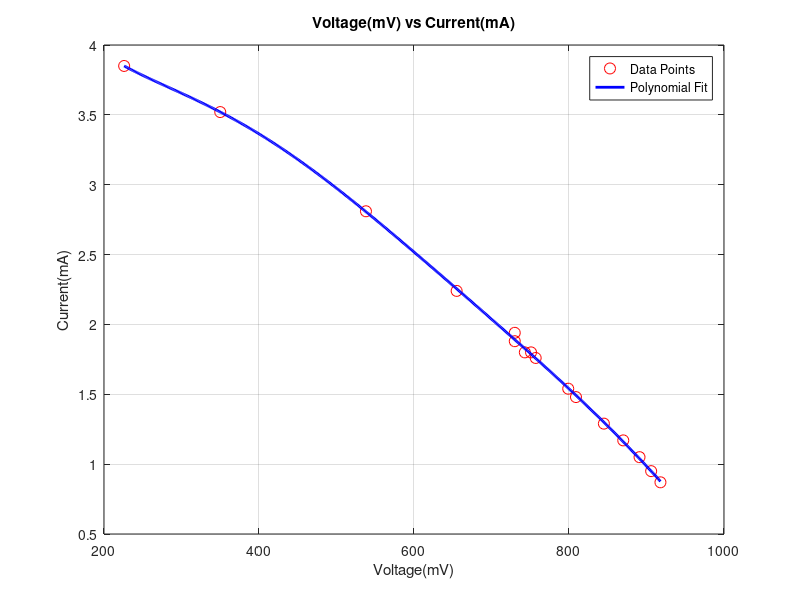

MATLAB code for this plot:
X = [0.226,0.35,0.538,0.655,0.730,0.743,0.751,0.730,0.757,0.799,0.809,0.845,0.870,0.891,0.906,0.918]; %Add all voltage(V) values
Y = [3.85,3.52,2.81,2.24,1.94,1.8,1.8,1.88,1.76,1.54,1.48,1.29,1.17,1.05,0.95,0.87]; %Add all current(mA) values
X = X.*1000;%change int mV

% Fit a 1st-degree polynomial (linear fit)
p1 = polyfit(X, Y, 6);

% Evaluate the polynomial at a fine grid
X_fine = linspace(min(X), max(X), 500);
Y_poly1 = polyval(p1, X_fine);

% Plot the original data points
figure;
plot(X, Y, 'ro', 'MarkerSize', 8, 'DisplayName', 'Data Points'); 
hold on;

% Plot the 1st-degree polynomial fit
plot(X_fine, Y_poly1, '-b', 'LineWidth', 2, 'DisplayName', 'Polynomial Fit');

grid on;
xlabel('Voltage(mV)');
ylabel('Current(mA)');
title('Voltage(mV) vs Current(mA)');
legend show;
